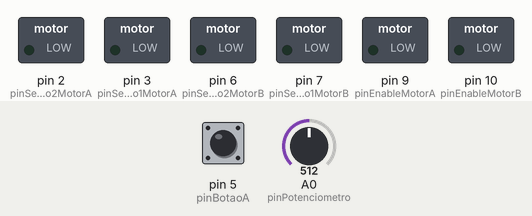
Simulated run of this sketch. Board: Arduino Uno, built with avr-gcc and run on an emulated ATmega328P. Parts: switched loads named in the sketch (green lamp = pin HIGH). The test bench sets the inputs (shaded band); at power-on: pin 5 (pinBotaoA) HIGH, A0 (pinPotenciometro) = 512.

Above: at 1.4 s.
1.5 s: pin 5 (pinBotaoA) pulled LOW for 0.35 s
At 2.5 s:
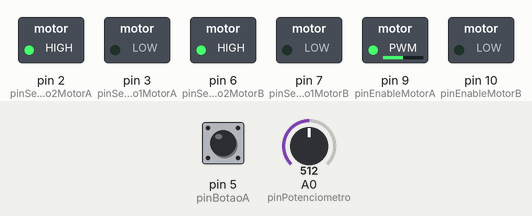
3.3 s: A0 (pinPotenciometro) set to 716
At 3.9 s:
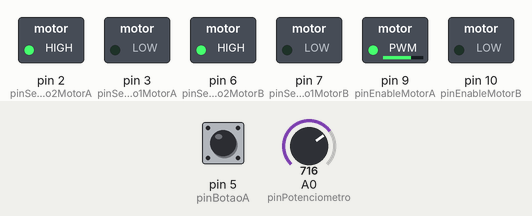
4.8 s: A0 (pinPotenciometro) set to 900
At 6.0 s:
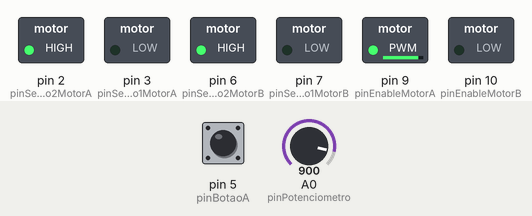
6.3 s: pin 5 (pinBotaoA) pulled LOW for 1 s
At 7.4 s:
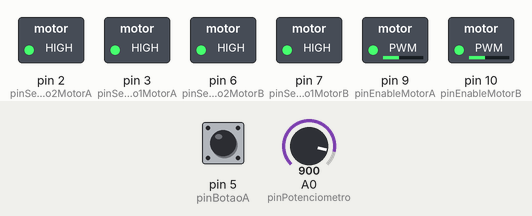
8.8 s: pin 5 (pinBotaoA) pulled LOW for 0.35 s
At 9.5 s:
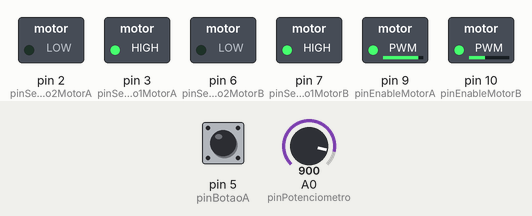
10.6 s: A0 (pinPotenciometro) set to 511
At 12.1 s:
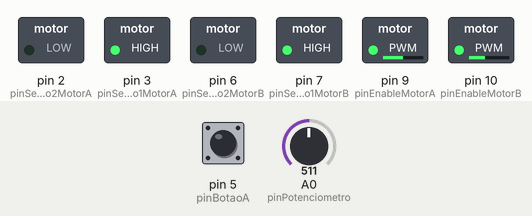
Timing chart, 0 to 13.3 s (numbered marks = the images above; inputs shaded):
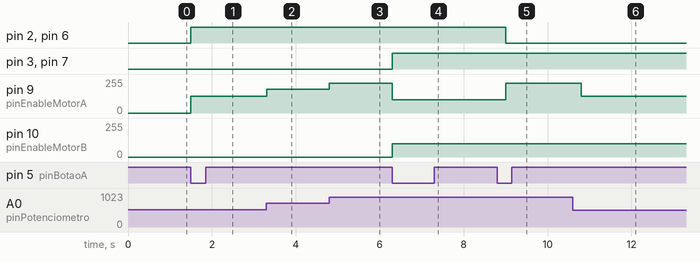

Measured:
- after the input at 1.5 s, pin 2 (pinSentido2MotorA), pin 6 (pinSentido2MotorB): LOW → HIGH at once; pin 9 (pinEnableMotorA): 0/255 → 127/255 at once
- after the input at 3.3 s, pin 9 (pinEnableMotorA): 127/255 → 178/255 at once
- after the input at 4.8 s, pin 9 (pinEnableMotorA): 178/255 → 224/255 at once
- after the input at 6.3 s, pin 3 (pinSentido1MotorA), pin 7 (pinSentido1MotorB): LOW → HIGH at once; pin 9 (pinEnableMotorA): 224/255 → 100/255 at once; pin 10 (pinEnableMotorB): 0/255 → 100/255 at once
- after the input at 8.8 s, pin 2 (pinSentido2MotorA), pin 6 (pinSentido2MotorB): HIGH → LOW after 0.20 s; pin 9 (pinEnableMotorA): 100/255 → 224/255 after 0.20 s
- after the input at 10.6 s, pin 9 (pinEnableMotorA): 224/255 → 127/255 after 0.21 s

The sketch:

brincando_motores.ino
```cpp
#define pinBotaoA 5

#define pinPotenciometro A0
#define pinEnableMotorA 9      //Porta Digital PWM~
#define pinEnableMotorB 10     //Porta Digital PWM~

#define pinSentido1MotorA 3
#define pinSentido2MotorA 2

#define pinSentido1MotorB 7
#define pinSentido2MotorB 6

byte estadoA = 0;
bool estadoBotaoA = true;
bool estadoAntBotaoA = true;
unsigned long delayBotaoA;

void setup() {

  pinMode(pinBotaoA, INPUT_PULLUP);
  pinMode(pinEnableMotorA, OUTPUT);
  pinMode(pinEnableMotorB, OUTPUT);

  pinMode(pinSentido1MotorA, OUTPUT);
  pinMode(pinSentido2MotorA, OUTPUT);
  pinMode(pinSentido1MotorB, OUTPUT);
  pinMode(pinSentido2MotorB, OUTPUT);
}

void loop() {

  estadoBotaoA = digitalRead(pinBotaoA);
  if (!estadoBotaoA && estadoAntBotaoA) {
     if ((millis() - delayBotaoA) > 20) {
        estadoA++;
        if (estadoA > 3) {
           estadoA = 0;
        }
        delayBotaoA = millis();
     }
  } else if (estadoBotaoA != estadoAntBotaoA) {
        delayBotaoA = millis();
  }
  estadoAntBotaoA = estadoBotaoA;

  if (estadoA == 0) {
     analogWrite(pinEnableMotorA, 0);

  } else if (estadoA == 2) {
     analogWrite(pinEnableMotorA, 100);
     digitalWrite(pinSentido1MotorA, HIGH);
     digitalWrite(pinSentido2MotorA, HIGH);
     analogWrite(pinEnableMotorB, 100);
     digitalWrite(pinSentido1MotorB, HIGH);
     digitalWrite(pinSentido2MotorB, HIGH);
  } else {
     analogWrite(pinEnableMotorA, map(analogRead(pinPotenciometro), 0, 1023, 0, 255));

     if (estadoA == 1) {

        digitalWrite(pinSentido1MotorA, LOW);
        digitalWrite(pinSentido2MotorA, HIGH);
        digitalWrite(pinSentido1MotorB, LOW);
        digitalWrite(pinSentido2MotorB, HIGH);

     } else { // estadoA == 3

        digitalWrite(pinSentido1MotorA, HIGH);
        digitalWrite(pinSentido2MotorA, LOW);
        digitalWrite(pinSentido1MotorB, HIGH);
        digitalWrite(pinSentido2MotorB, LOW);
     }
  }
  delay(300);
}
```
